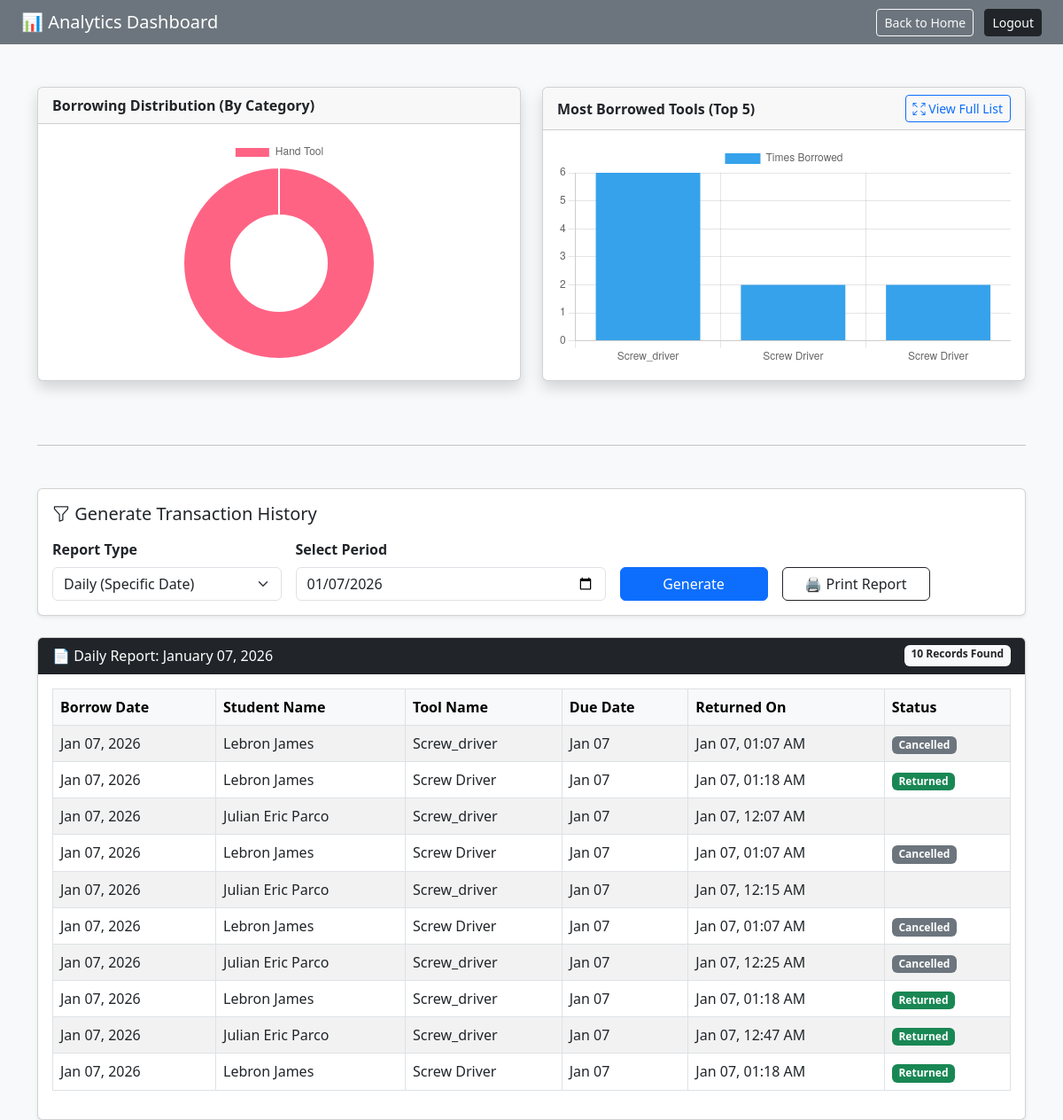
/reports.php (signed in), run on the app's committed database.
### tables this page shows
CREATE TABLE `transactions` (
  `transaction_id` int(11) NOT NULL,
  `user_id` int(11) NOT NULL,
  `tool_id` int(11) NOT NULL,
  `borrow_date` date NOT NULL,
  `return_date` date NOT NULL,
  `actual_return_date` datetime DEFAULT NULL,
  `status` enum('Pending','Approved','Borrowed','Returned','Declined','Cancelled') NOT NULL,
  `date_requested` timestamp NOT NULL DEFAULT current_timestamp(),
  `actual_borrow_date` datetime DEFAULT NULL
);

CREATE TABLE `users` (
  `user_id` int(11) NOT NULL,
  `id_number` varchar(20) NOT NULL,
  `full_name` varchar(100) NOT NULL,
  `email` varchar(150) NOT NULL,
  `password` varchar(255) NOT NULL,
  `role` enum('student','admin') DEFAULT 'student',
  `account_status` enum('active','restricted') DEFAULT 'active',
  `penalty_points` int(11) DEFAULT 0,
  `created_at` timestamp NOT NULL DEFAULT current_timestamp(),
  `ban_end_date` datetime DEFAULT NULL,
  `ban_reason` text DEFAULT NULL
);

CREATE TABLE `tools` (
  `tool_id` int(11) NOT NULL,
  `barcode` varchar(50) NOT NULL,
  `tool_name` varchar(100) NOT NULL,
  `category` varchar(50) NOT NULL,
  `status` enum('Available','Borrowed','Maintenance','Lost') DEFAULT 'Available',
  `created_at` timestamp NOT NULL DEFAULT current_timestamp()
);

### reports.php (the view, shortened to what this page needs)
<?php
include "db_conn.php";
$filter_type = isset($_GET['filter_type']) ? $_GET['filter_type'] : 'daily';
$filter_value = isset($_GET['filter_value']) ? $_GET['filter_value'] : date('Y-m-d');
$subtitle = "";
$date_condition = "";
if ($filter_type == 'daily') {
    $date_condition = "DATE(tr.borrow_date) = '$filter_value'";
    $subtitle = "Daily Report: " . date('F d, Y', strtotime($filter_value));
} elseif ($filter_type == 'monthly') {
    $month = date('m', strtotime($filter_value));
    $year = date('Y', strtotime($filter_value));
    $date_condition = "MONTH(tr.borrow_date) = '$month' AND YEAR(tr.borrow_date) = '$year'";
    $subtitle = "Monthly Report: " . date('F Y', strtotime($filter_value));
} elseif ($filter_type == 'yearly') {
    $year = date('Y', strtotime($filter_value));
    if(strlen($filter_value) == 4) $year = $filter_value;
    $date_condition = "YEAR(tr.borrow_date) = '$year'";
    $subtitle = "Annual Report: " . $year;
}
$cat_labels = [];
$cat_data = [];
$sql_cat = "SELECT t.category, COUNT(tr.transaction_id) as count
            FROM transactions tr
            JOIN tools t ON tr.tool_id = t.tool_id
            WHERE $date_condition
            GROUP BY t.category";
$res_cat = mysqli_query($conn, $sql_cat);
if(mysqli_num_rows($res_cat) > 0) {
    while ($row = mysqli_fetch_assoc($res_cat)) {
        $cat_labels[] = $row['category'];
        $cat_data[] = $row['count'];
    }
} else {
    $cat_labels[] = "No Data"; $cat_data[] = 0;
}
$top_labels = [];
$top_data = [];
$sql_top = "SELECT t.tool_name, COUNT(tr.transaction_id) as usage_count
            FROM transactions tr
            JOIN tools t ON tr.tool_id = t.tool_id
            WHERE $date_condition
            GROUP BY tr.tool_id
            ORDER BY usage_count DESC LIMIT 5";
$res_top = mysqli_query($conn, $sql_top);
if(mysqli_num_rows($res_top) > 0) {
    while ($row = mysqli_fetch_assoc($res_top)) {
        $top_labels[] = $row['tool_name'];
        $top_data[] = $row['usage_count'];
    }
} else {
    $top_labels[] = "No Data"; $top_data[] = 0;
}
$sql_report = "SELECT tr.status, tr.borrow_date, tr.return_date, tr.actual_return_date,
                      u.full_name, t.tool_name
               FROM transactions tr
               JOIN users u ON tr.user_id = u.user_id
               JOIN tools t ON tr.tool_id = t.tool_id
               WHERE $date_condition
               ORDER BY tr.borrow_date DESC";
$res_report = mysqli_query($conn, $sql_report);
?>
<!DOCTYPE html>
<html>
<head>
    <link href="https://cdn.jsdelivr.net/npm/bootstrap@5.3.0/dist/css/bootstrap.min.css" rel="stylesheet">
    <link rel="stylesheet" href="https://cdn.jsdelivr.net/npm/bootstrap-icons@1.10.0/font/bootstrap-icons.css">
</head>
<body class="bg-light">
    <nav class="navbar navbar-dark bg-secondary px-4 no-print">
        <span class="navbar-brand mb-0 h1">📊 Analytics Dashboard</span>
        <div>
            <a href="dashboard.php" class="btn btn-outline-light btn-sm me-2">Back to Home</a>
            <a href="logout.php" class="btn btn-dark btn-sm">Logout</a>
        </div>
    </nav>
    <div class="container mt-5">
        <div class="row mb-5">
            <div class="col-md-6 mb-4">
                <div class="card shadow h-100">
                    <div class="card-header fw-bold">Borrowing Distribution (By Category)</div>
                    <div class="card-body">
                        <canvas id="categoryChart" style="max-height: 250px;"></canvas>
                    </div>
                </div>
            </div>
            <div class="col-md-6 mb-4">
                <div class="card shadow h-100">
                    <div class="card-header fw-bold d-flex justify-content-between align-items-center">
                        <span>Most Borrowed Tools (Top 5)</span>
                        <a href="full_stats.php?filter_type=<?php echo $filter_type; ?>&filter_value=<?php echo $filter_value; ?>"
                           target="_blank"
                           class="btn btn-sm btn-outline-primary">
                           <i class="bi bi-arrows-fullscreen"></i> View Full List
                        </a>
                    </div>
                    <div class="card-body">
                        <canvas id="usageChart" style="max-height: 250px;"></canvas>
                    </div>
                </div>
            </div>
        </div>
        <hr class="my-5 no-print">
        <div class="card shadow-sm mb-4 no-print">
            <div class="card-body">
                <h5 class="card-title mb-3"><i class="bi bi-funnel"></i> Generate Transaction History</h5>
                <form method="GET" class="row g-3 align-items-end">
                    <div class="col-md-3">
                        <label class="form-label fw-bold">Report Type</label>
                        <select name="filter_type" id="filterType" class="form-select" onchange="toggleInput()">
                            <option value="daily" <?php if($filter_type=='daily') echo 'selected'; ?>>Daily (Specific Date)</option>
                        </select>
                    </div>
                    <div class="col-md-4">
                        <label class="form-label fw-bold">Select Period</label>
                        <input type="date" name="filter_value" id="dailyInput" class="form-control"
                               value="<?php echo $filter_value; ?>">
                    </div>
                    <div class="col-md-2">
                        <button type="submit" class="btn btn-primary w-100">Generate</button>
                    </div>
                    <div class="col-md-2">
                        <button type="button" onclick="window.print()" class="btn btn-outline-dark w-100">🖨️ Print Report</button>
                    </div>
                </form>
            </div>
        </div>
        <div class="card shadow-sm">
            <div class="card-header bg-dark text-white d-flex justify-content-between">
                <span>📄 <?php echo $subtitle; ?></span>
                <span class="badge bg-light text-dark"><?php echo mysqli_num_rows($res_report); ?> Records Found</span>
            </div>
            <div class="card-body">
                <table class="table table-striped table-bordered">
                    <thead class="table-light">
                        <tr>
                            <th>Borrow Date</th>
                            <th>Student Name</th>
                            <th>Tool Name</th>
                            <th>Due Date</th>
                            <th>Returned On</th>
                            <th>Status</th>
                        </tr>
                    </thead>
                    <tbody>
                        <?php
                        if (mysqli_num_rows($res_report) > 0) {
                            while ($row = mysqli_fetch_assoc($res_report)) {
                                $status_color = 'secondary';
                                if ($row['status'] == 'Returned') $status_color = 'success';
                        ?>
                            <tr>
                                <td><?php echo date('M d, Y', strtotime($row['borrow_date'])); ?></td>
                                <td><?php echo $row['full_name']; ?></td>
                                <td><?php echo $row['tool_name']; ?></td>
                                <td><?php echo date('M d', strtotime($row['return_date'])); ?></td>
                                <td>
                                    <?php echo ($row['actual_return_date']) ? date('M d, h:i A', strtotime($row['actual_return_date'])) : '--'; ?>
                                </td>
                                <td><span class="badge bg-<?php echo $status_color; ?>"><?php echo $row['status']; ?></span></td>
                            </tr>
                        <?php
                            }
                        } else {
                            echo "<tr><td colspan='6' class='text-center py-4 text-muted'>No transactions found for this period.</td></tr>";
                        }
                        ?>
                    </tbody>
                </table>
            </div>
        </div>
    </div>
    <script>
        function toggleInput() {
            var type = document.getElementById('filterType').value;
            var daily = document.getElementById('dailyInput');
            var monthly = document.getElementById('monthlyInput');
            var yearly = document.getElementById('yearlyInput');
            daily.style.display = 'none'; daily.disabled = true;
            monthly.style.display = 'none'; monthly.disabled = true;
            yearly.style.display = 'none'; yearly.disabled = true;
            if (type === 'daily') {
                daily.style.display = 'block'; daily.disabled = false;
            } else if (type === 'monthly') {
                monthly.style.display = 'block'; monthly.disabled = false;
            } else if (type === 'yearly') {
                yearly.style.display = 'block'; yearly.disabled = false;
            }
        }
        window.onload = function() { toggleInput(); };
        // --- DYNAMIC CHARTS (Now uses filtered data) ---
        const ctx1 = document.getElementById('categoryChart');
        new Chart(ctx1, {
            type: 'doughnut',
            data: {
                labels: <?php echo json_encode($cat_labels); ?>,
                datasets: [{
                    data: <?php echo json_encode($cat_data); ?>,
                    backgroundColor: ['#FF6384', '#36A2EB', '#FFCE56', '#4BC0C0', '#9966FF']
                }]
            }
        });
        const ctx2 = document.getElementById('usageChart');
        new Chart(ctx2, {
            type: 'bar',
            data: {
                labels: <?php echo json_encode($top_labels); ?>,
                datasets: [{
                    label: 'Times Borrowed',
                    data: <?php echo json_encode($top_data); ?>,
                    backgroundColor: '#36A2EB'
                }]
            },
            options: {
                scales: { y: { beginAtZero: true, ticks: { stepSize: 1 } } }
            }
        });
    </script>
</body>
</html>

### data on the page
transactions: borrow_date "Jan 07, 2026", user.full_name "Lebron James", tool.tool_name "Screw_driver", return_date "Jan 07", actual_return_date "Jan 07, 01:07 AM", status "Cancelled"
transactions: borrow_date "Jan 07, 2026", user.full_name "Lebron James", tool.tool_name "Screw Driver", return_date "Jan 07", actual_return_date "Jan 07, 01:18 AM", status "Returned"
transactions: borrow_date "Jan 07, 2026", user.full_name "Julian Eric Parco", tool.tool_name "Screw_driver", return_date "Jan 07", actual_return_date "Jan 07, 12:07 AM"
transactions: borrow_date "Jan 07, 2026", user.full_name "Lebron James", tool.tool_name "Screw Driver", return_date "Jan 07", actual_return_date "Jan 07, 01:07 AM", status "Cancelled"
transactions: borrow_date "Jan 07, 2026", user.full_name "Julian Eric Parco", tool.tool_name "Screw_driver", return_date "Jan 07", actual_return_date "Jan 07, 12:15 AM"
transactions: borrow_date "Jan 07, 2026", user.full_name "Lebron James", tool.tool_name "Screw Driver", return_date "Jan 07", actual_return_date "Jan 07, 01:07 AM", status "Cancelled"
transactions: borrow_date "Jan 07, 2026", user.full_name "Julian Eric Parco", tool.tool_name "Screw_driver", return_date "Jan 07", actual_return_date "Jan 07, 12:25 AM", status "Cancelled"
transactions: borrow_date "Jan 07, 2026", user.full_name "Lebron James", tool.tool_name "Screw_driver", return_date "Jan 07", actual_return_date "Jan 07, 01:18 AM", status "Returned"
transactions: borrow_date "Jan 07, 2026", user.full_name "Julian Eric Parco", tool.tool_name "Screw_driver", return_date "Jan 07", actual_return_date "Jan 07, 12:47 AM", status "Returned"
transactions: borrow_date "Jan 07, 2026", user.full_name "Lebron James", tool.tool_name "Screw Driver", return_date "Jan 07", actual_return_date "Jan 07, 01:18 AM", status "Returned"

### other printed values
$subtitle "Daily Report: January 07, 2026"
mysqli_num_rows($res_report) "10"
chart data {{ json_encode($cat_labels) }} ["Hand Tool"]
chart data {{ json_encode($top_labels) }} ["Screw_driver","Screw Driver","Screw Driver"]
chart data {{ json_encode($top_data) }} ["6","2","2"]
